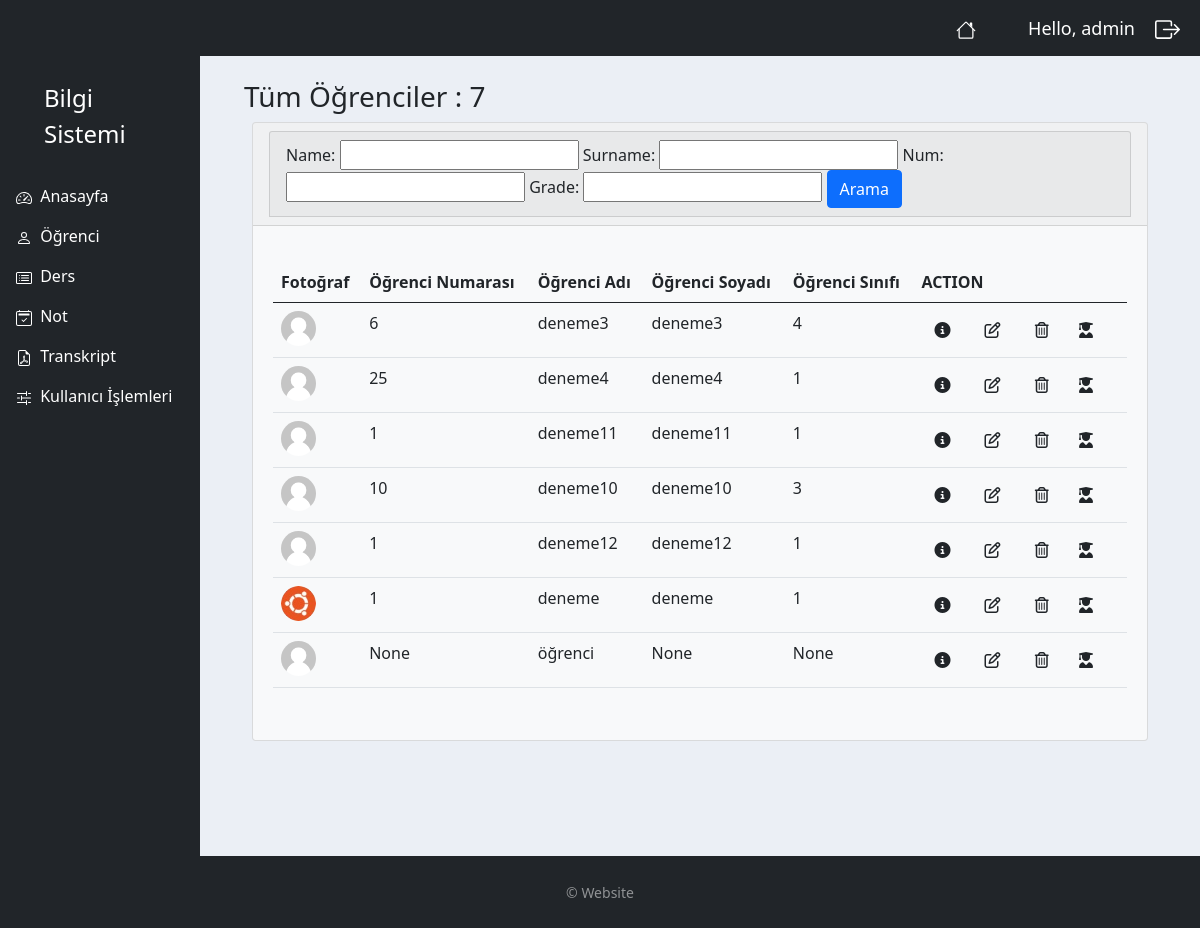
Screenshot of /student/ (signed in) with the database file from the repository.
### myapp/models.py (models this page shows, shortened)
class Student(models.Model):
    user =models.OneToOneField(User, blank=True, null=True, on_delete=models.CASCADE)
    name = models.CharField(max_length=50, null=True)
    surname = models.CharField(max_length=50, null=True)
    num = models.IntegerField(null=True, blank=True)
    grade = models.IntegerField(null=True, blank=True)
    profile_pic = models.ImageField(default="user.jpeg", null=True, blank=True)
    department = models.ManyToManyField(Department)

### myapp/decorators.py (the view)
        def wrapper_func(request, *args, **kwargs):
            group =None
            if request.user.groups.exists():
                group = request.user.groups.all()[0].name
            if group in allowed_roles:
                return view_func(request, *args, **kwargs)
            else:
                return HttpResponse('You are not authorized to view this page')

### myapp/views.py (called while the page is built)
@login_required(login_url='login')
@allowed_users(allowed_roles=['admin'])
def student(request):
    students = Student.objects.all()
    student_count = students.count()
    myFilter = StudentFilter(request.GET, queryset=students)
    students = myFilter.qs
    context = {
        'students': students,
        'student_count':student_count,
        'myFilter':myFilter,
    }
    return render(request, 'accounts/student_view.html', context)

### myapp/templates/accounts/student_view.html (shortened to what this page needs)
{% extends 'accounts/main.html' %}
{% load static %}
{% block content %}
<div class="container-fluid">
    <h3 class="m-2">Tüm Öğrenciler : {{ student_count }}</h3>
    <div class="row">
        <div class="col-12">
            <div class="card bg-light ms-3 me-3 mb-3">
                <div class="card-header">
                    <div class="col">
                        <div class="card card-header">
                            <form method="get">
                                {{ myFilter.form }}
                                <button class="btn btn-primary" type="submit">Arama</button>
                            </form>
                        </div>
                    </div>
                </div>
                {% if students %}
                <div class="card-body m-1">
                    <p class="card-text">
                        <div class="table-responsive">
                            <table class="table table-hover">
                                <thead>
                                    <tr>
                                        <th scope="col">Fotoğraf</th>
                                        <th scope="col">Öğrenci Numarası</th>
                                        <th scope="col">Öğrenci Adı</th>
                                        <th scope="col">Öğrenci Soyadı</th>
                                        <th scope="col">Öğrenci Sınıfı</th>
                                        <th scope="col">ACTION</th>
                                        </tr>
                                </thead>
                                <tbody>
                                   {% for i in students %}
                                    <tr>
                                        <td><img class="profile-pic1" src="{{ i.profile_pic.url }}"></td>
                                        <td>{{ i.num }}</td>
                                        <td>{{ i.name }}</td>
                                        <td>{{ i.surname }}</td>
                                        <td>{{ i.grade }}</td>
                                        <td>
                                            <button type="button" class="btn me-1" href="{% url 'student_view' i.id %}" data-bs-toggle="modal" data-bs-target="#myModal{{ i.id }}">
                                                <i class="fa-solid fa-circle-info"></i>
                                            </button>
                                            <a class="btn btn me-1" href="{% url 'student_edit' i.id %}">
                                                <i class="fa-regular fa-pen-to-square"></i>
                                            </a>
                                            <button type="button" class="btn " data-bs-toggle="modal" data-bs-target="#delete{{ i.id }}">
                                                <i class="fa-regular fa-trash-can"></i>
                                            </button>
                                            <a class="btn btn me-1" href="{% url 'student_notes_view' i.id %}">
                                                <i class="fa-solid fa-user-graduate"></i>
                                            </a>
                                        </td>
                                    </tr>
                                    {% endfor %}
                                </tbody>
                            </table>
                        </div>
                    </p>
                </div>
            </div>
                {% else %}
                    <p></p>
                    <h5 class="alert alert-primary ms-4 me-4">Öğrenci Kaydı Yok</h5>
                {% endif %}
        </div>
    </div>
</div>
{% endblock content %}

### myapp/templates/accounts/navbar.html (shortened to what this page needs)
{% load static %}
<nav class="navbar navbar-expand-lg navbar-dark bg-dark">
    <span><a href="/" class="nav-link text-white align-middle px-5">
          </a>
    </span>
    <span class="hello-msg">Hello, {{ request.user }} </span>
    <span ><a  class="hello-msg " href="{% url 'logout' %}">
        </a>
    </span>
</nav>

### static/css/main.css (style rules this page uses)
body { background-color: #ebeff5; }

### myapp/templates/accounts/navbar.html (style rules this page uses)
.hello-msg { font-size: 18px; color: #fff; margin-right: 20px; }

### myapp/templates/accounts/student_view.html (style rules this page uses)
.profile-pic1 { max-width: 35px; max-height: 35px; margin: 0 auto; border-radius: 50%; }

### myapp/templates/accounts/footer.html (style rules this page uses)
html, body { height: 100%; }

### rows the page displays
Student: profile_pic (picture), num "6", name "deneme3", surname "deneme3", grade "4"
Student: profile_pic (picture), num "25", name "deneme4", surname "deneme4", grade "1"
Student: profile_pic (placeholder picture), num "1", name "deneme11", surname "deneme11", grade "1"
Student: profile_pic (placeholder picture), num "10", name "deneme10", surname "deneme10", grade "3"
Student: profile_pic (placeholder picture), num "1", name "deneme12", surname "deneme12", grade "1"
Student: profile_pic (picture), num "1", name "deneme", surname "deneme", grade "1"
Student: profile_pic (placeholder picture), num "None", name "öğrenci", surname "None", grade "None"

### other values shown
{{ request.user }} "admin"
{{ student_count }} "7"
